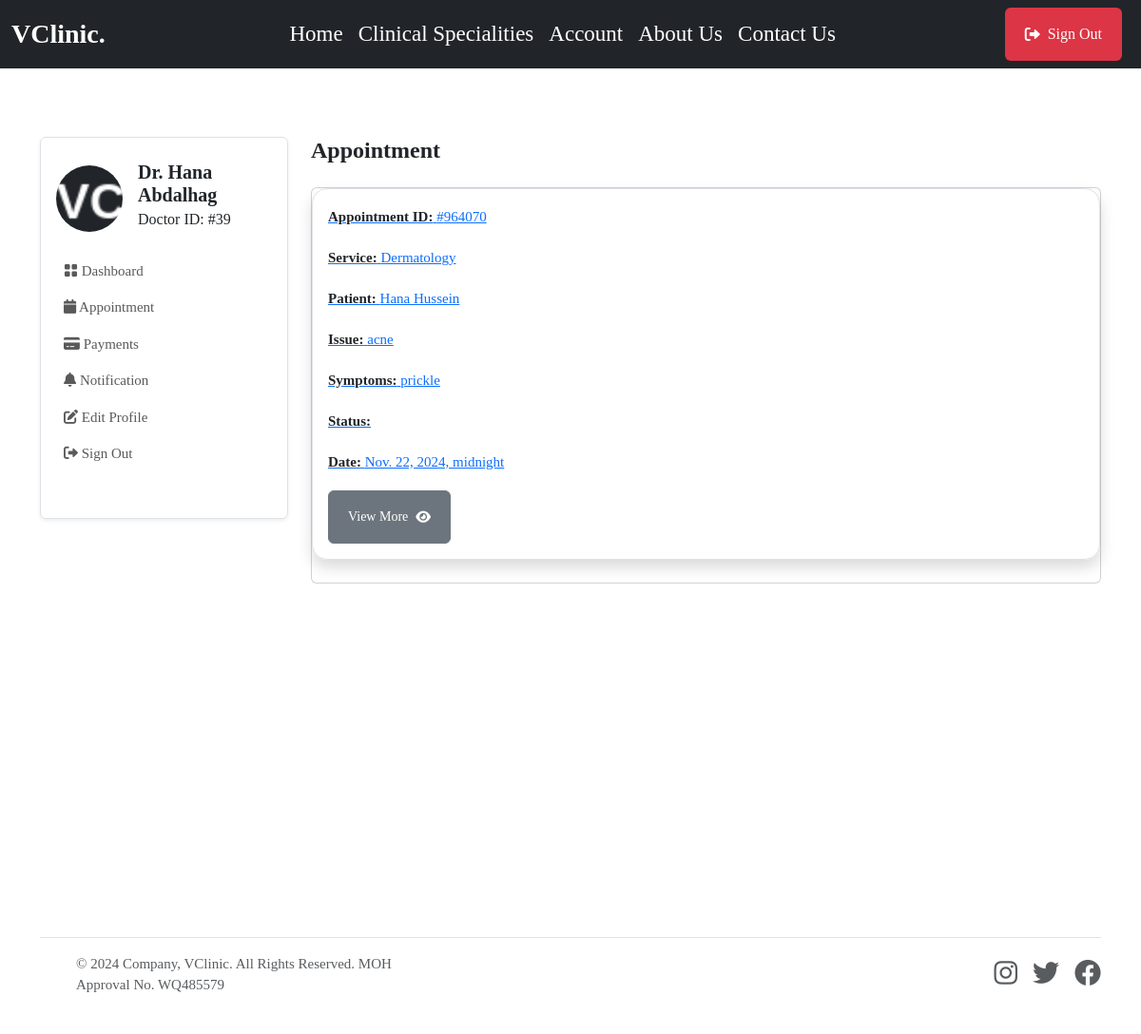
The app's page /doctor/appointments/ (signed in) with its own data.
### userauthapp/models.py (models this page shows, shortened)
class User(AbstractUser):       # override default user model
    email = models.EmailField(unique=True)
    username = models.CharField(max_length=100, null=True, blank=True)
    user_type = models.CharField(max_length=50, choices=USER_TYPE, null=True, blank=True, default=None)
    USERNAME_FIELD = "email"
    REQUIRED_FIELDS = ['username']

### doctorapp/models.py (models this page shows, shortened)
class Doctor(models.Model):         #create a new model from scratch
    user = models.OneToOneField(userauth_models.User, on_delete=models.CASCADE)  #when we delete this user , we delete doctor, there should be only one doctor that has one user model
    image = models.FileField(upload_to='images', default='images/doctor-default.png', blank=True, null=True)
    full_name = models.CharField(max_length=100, blank=True, null=True)
    mobile = models.CharField(max_length=15, blank=True, null=True)
    country = models.CharField(max_length=100, null=True, blank=True)
    bio = models.CharField(max_length=100, null=True, blank=True)
    specializations = models.CharField(max_length=100, null=True, blank=True)
    qualifications = models.CharField(max_length=100, null=True, blank=True)
    years_of_experience = models.CharField(max_length=100, null=True, blank=True)
    next_available_appointment_date = models.DateTimeField(default=timezone.now, null=True, blank=True)

### mainapp/models.py (models this page shows, shortened)
class Appointment(models.Model):
    STATUS = [
        ('Scheduled', 'Scheduled'),
        ('Completed', 'Completed'),
        ('Pending', 'Pending'),
        ('Cancelled', 'Cancelled')
    ]
    service = models.ForeignKey(Service, on_delete=models.SET_NULL, null=True, blank=True, related_name='service_appointments')
    doctor = models.ForeignKey(doctor_models.Doctor, on_delete=models.SET_NULL, null=True, blank=True, related_name='doctor_appointments')
    patient = models.ForeignKey(patient_models.Patient, on_delete=models.SET_NULL, null=True, blank=True, related_name='appointments_patient')
    appointment_date = models.DateTimeField(null=True, blank=True)
    issues = models.TextField(blank=True, null=True)
    symptoms = models.TextField(blank=True, null=True)
    appointment_id = ShortUUIDField(length=6, max_length=10, alphabet="1234567890")
    appointment_status = models.CharField(max_length=120, choices=STATUS, default='Pending')

class Service(models.Model):
    image = models.FileField(upload_to="images", null=True, blank=True)
    name = models.CharField(max_length=255)         # name of clinical specialitis
    description = models.TextField(blank=True, null=True)       # description of clinical specialitis
    cost = models.DecimalField(max_digits=10, decimal_places=2)         # How mush the clinical specialitis cost
    available_doctors = models.ManyToManyField(doctor_models.Doctor, blank=True)        #every clinical specialitis have many doctors

### patientapp/models.py (models this page shows, shortened)
class Patient(models.Model):         #create a new model from scratch
    user = models.OneToOneField(userauth_models.User, on_delete=models.CASCADE)  #when we delete this user , we delete doctor, there should be only one doctor that has one user model
    image = models.FileField(upload_to='images', blank=True, null=True)
    full_name = models.CharField(max_length=100, blank=True, null=True)
    mobile = models.CharField(max_length=15, blank=True, null=True)
    address = models.CharField(max_length=100, null=True, blank=True)
    email = models.CharField(max_length=100, null=True, blank=True)
    gender = models.CharField(max_length=100, null=True, blank=True)
    blood_group = models.CharField(max_length=100, null=True, blank=True)
    date_of_birth= models.DateTimeField(default=timezone.now, null=True, blank=True)

### doctorapp/views.py (the view)
# urls.py: path("appointments/", views.appointments, name="appointments"),
@login_required
def appointments(request):
    doctor = doctor_models.Doctor.objects.get(user=request.user)
    appointments = base_models.Appointment.objects.filter(doctor=doctor)
    context = {
        "appointments": appointments,
    }
    return render(request, "doctorapp/appointments.html", context)

### templates/doctorapp/appointments.html
{% extends 'partials/base.html' %} {% block content %}
<section class="pt-5 pb-5">
    <div class="container">
        <div class="row mt-0 mt-md-4">
            {% include 'doctorapp/sidebar.html' %}
            <div class="col-lg-9 col-md-8 col-12">
                <h4 class="mb-0 mb-4 fw-bold">Appointment</h4>
                <div class="card mb-4">
                    {% for a in appointments %}
                    <div class="shadow border p-3 mb-4 rounded-4">
                        <a href="{% url 'doctorapp:appointment_detail' a.appointment_id %}">
                            <p><span class="fw-semibold text-dark">Appointment ID:</span> #{{a.appointment_id}}</p>
                            <p><span class="fw-semibold text-dark">Service:</span> {{a.service.name}}</p>
                            <p><span class="fw-semibold text-dark">Patient:</span> {{a.patient.full_name}}</p>
                            <p><span class="fw-semibold text-dark">Issue:</span> {{a.issues}}</p>
                            <p><span class="fw-semibold text-dark">Symptoms:</span> {{a.symptoms}}</p>
                            <p><span class="fw-semibold text-dark">Status:</span> {{a.status}}</p>
                            <p><span class="fw-semibold text-dark">Date:</span> {{a.appointment_date}}</p>
                            <button class="btn btn-secondary btn-sm">View More <i class="fas fa-eye ms-2"></i></button>
                        </a>
                    </div>
                    {% endfor %}
                </div>
            </div>
        </div>
    </div>
</section>
{% endblock content %}

### templates/doctorapp/sidebar.html (shortened to what this page needs)
<div class="col-lg-3 col-md-4 col-12">
    <nav class="navbar navbar-expand-md shadow-sm mb-4 mb-lg-0 sidenav border rounded">
        <div class="collapse navbar-collapse p-3" id="sidenav">
            <div class="navbar-nav flex-column">
                <div class="d-flex align-items-center mb-3">
                    {% if request.user.doctor.image %}
                        <img src="{{request.user.doctor.image.url}}" alt="avatar" class="rounded-circle avatar-xl" style="width: 70px; height: 70px; object-fit: cover" />
                    {% endif %}
                    <div class="ms-3">
                        <h5 class="mb-0 fw-bold">Dr. {{request.user.doctor.full_name}}</h5>
                        <p class="mb-1 fs-6">Doctor ID: #{{request.user.doctor.id}}</p>
                    </div>
                </div>
                <ul class="list-unstyled ms-n2 mb-4">
                    <li class="nav-item">
                        <a class="dropdown-item nav-link" href="{% url 'doctorapp:dashboard' %}"><i class="bi bi-grid-fill"></i> Dashboard</a>
                    </li>
                    <li class="nav-item">
                        <a class="dropdown-item nav-link" href="{% url 'doctorapp:appointments' %}"><i class="fas fa-calendar"></i> Appointment</a>
                    </li>
                    <li class="nav-item">
                        <a class="dropdown-item nav-link" href="{% url 'doctorapp:payments' %}"><i class="fas fa-credit-card"></i> Payments</a>
                    </li>
                    <li class="nav-item">
                        <a class="dropdown-item nav-link" href="{% url 'doctorapp:notifications' %}"><i class="fas fa-bell"></i> Notification</a>
                    </li>
                    <li class="nav-item">
                        <a class="nav-link" href="{% url 'doctorapp:profile' %}"> <i class="fas fa-edit"></i> Edit Profile </a>
                    </li>
                    <li class="nav-item">
                        <a class="nav-link" href="{% url 'userauthapp:sign-out' %}"> <i class="fas fa-sign-out-alt"></i> Sign Out </a>
                    </li>
                </ul>
            </div>
        </div>
    </nav>
</div>

### static/assets/css/style.css (style rules this page uses)
body { background: #ffffff; color: var(--bs-body-color); font-size: 15px; font-family: var(--body-font-family); margin: 0; overflow-x: hidden !important; font-weight: 400; }
.p, p { line-height: 1.8; color: var(--paragraphColor); }
.btn { padding: 10px 20px; height: 56px; display: inline-flex; align-items: center; justify-content: center; cursor: pointer; transition: all ease 0.4s; border-radius: 0.375rem; overflow: hidden; animation-delay: 0.7s; animation-duration: 0.5s; position: relative; }
.btn::after { background-color: rgba(255, 255, 255, 0.76); content: ""; height: 150px; left: -75px; position: absolute; top: -35px; transform: rotate(35deg); transition: all 1600ms cubic-bezier(0.19, 1, 0.22, 1); width: 40px; opacity: 0; }

### records on screen
User: user.doctor.image (picture), user.doctor.full_name "Hana Abdalhag", user.doctor.id "39"
Appointment: appointment_id "964070", service.name "Dermatology", patient.full_name "Hana Hussein", issues "acne", symptoms "prickle", appointment_date "Nov. 22, 2024, midnight"
